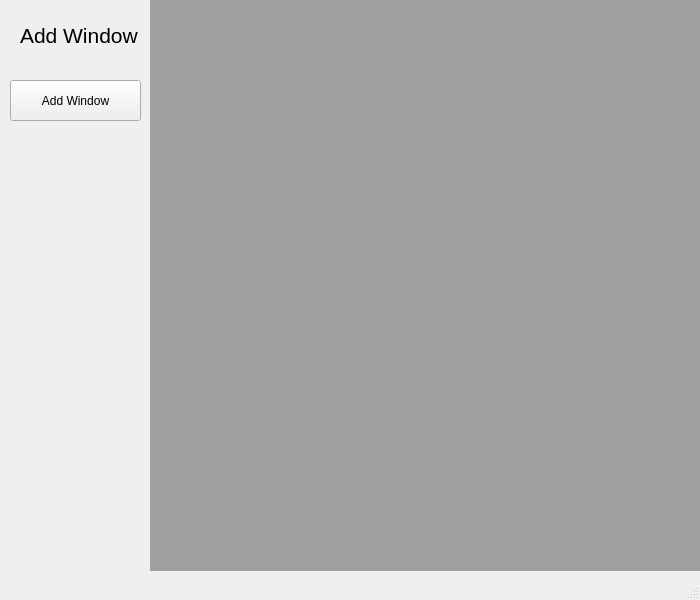
<?xml version="1.0" encoding="UTF-8"?>
<ui version="4.0">
 <class>MainWindow</class>
 <widget class="QMainWindow" name="MainWindow">
  <property name="geometry">
   <rect>
    <x>0</x>
    <y>0</y>
    <width>700</width>
    <height>600</height>
   </rect>
  </property>
  <property name="windowTitle">
   <string>MainWindow</string>
  </property>
  <widget class="QWidget" name="centralwidget">
   <widget class="QMdiArea" name="mdiArea">
    <property name="geometry">
     <rect>
      <x>150</x>
      <y>0</y>
      <width>551</width>
      <height>571</height>
     </rect>
    </property>
   </widget>
   <widget class="QLabel" name="label">
    <property name="geometry">
     <rect>
      <x>20</x>
      <y>10</y>
      <width>121</width>
      <height>51</height>
     </rect>
    </property>
    <property name="font">
     <font>
      <pointsize>16</pointsize>
     </font>
    </property>
    <property name="text">
     <string>Add Window</string>
    </property>
   </widget>
   <widget class="QPushButton" name="pushButton">
    <property name="geometry">
     <rect>
      <x>10</x>
      <y>80</y>
      <width>131</width>
      <height>41</height>
     </rect>
    </property>
    <property name="text">
     <string>Add Window</string>
    </property>
   </widget>
  </widget>
  <widget class="QMenuBar" name="menubar">
   <property name="geometry">
    <rect>
     <x>0</x>
     <y>0</y>
     <width>700</width>
     <height>22</height>
    </rect>
   </property>
  </widget>
  <widget class="QStatusBar" name="statusbar"/>
 </widget>
 <resources/>
 <connections/>
</ui>
